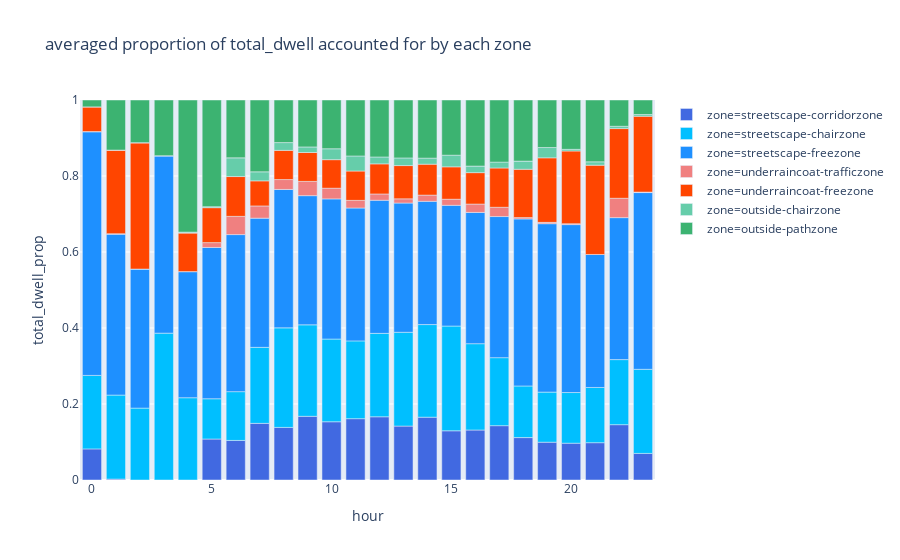

Notebook code for this chart:
### Code cell
_ = interact(plot_prop, 
             groupby=widgets.RadioButtons(options=['device', 'zone'], value='zone'),
             metric=widgets.RadioButtons(options=['count', 'total_dwell'], value='total_dwell'),
             timegroup=widgets.Dropdown(options=['hour', 'date', 'dayofweek', 'month'], value='hour'),
             lower_bound=widgets.IntSlider(value=50, min=0, max=2000, step=50, continuous_update=False))

### Figure 1 — Plotly figure (JSON) as saved in the notebook; plotly's stock layout.template omitted (floating-point values rounded to 4 significant figures)
{"data": [{"alignmentgroup": "True", "hoverlabel": {"namelength": 0}, "hovertemplate": "zone=streetscape-corridorzone<br>hour=%{x}<br>total_dwell_prop=%{y}", "legendgroup": "zone=streetscape-corridorzone", "marker": {"color": "royalblue"}, "name": "zone=streetscape-corridorzone", "offsetgroup": "zone=streetscape-corridorzone", "orientation": "v", "showlegend": true, "textposition": "auto", "type": "bar", "x": [0, 1, 2, 3, 4, 5, 6, 7, 8, 9, 10, 11, 12, 13, 14, 15, 16, 17, 18, 19, 20, 21, 22, 23], "xaxis": "x", "y": [0.08188, 0.002418, 0, 0, 0, 0.1078, 0.1041, 0.1491, 0.1384, 0.1676, 0.1533, 0.1614, 0.1664, 0.1419, 0.1653, 0.1295, 0.1316, 0.143, 0.1116, 0.09947, 0.09687, 0.09822, 0.1456, 0.06997], "yaxis": "y"}, {"alignmentgroup": "True", "hoverlabel": {"namelength": 0}, "hovertemplate": "zone=streetscape-chairzone<br>hour=%{x}<br>total_dwell_prop=%{y}", "legendgroup": "zone=streetscape-chairzone", "marker": {"color": "deepskyblue"}, "name": "zone=streetscape-chairzone", "offsetgroup": "zone=streetscape-chairzone", "orientation": "v", "showlegend": true, "textposition": "auto", "type": "bar", "x": [0, 1, 2, 3, 4, 5, 6, 7, 8, 9, 10, 11, 12, 13, 14, 15, 16, 17, 18, 19, 20, 21, 22, 23], "xaxis": "x", "y": [0.1933, 0.2211, 0.1892, 0.3864, 0.2165, 0.106, 0.1284, 0.2, 0.2619, 0.2407, 0.2176, 0.2047, 0.2195, 0.2469, 0.2437, 0.2756, 0.2271, 0.1789, 0.1358, 0.1319, 0.1333, 0.1453, 0.1712, 0.2213], "yaxis": "y"}, {"alignmentgroup": "True", "hoverlabel": {"namelength": 0}, "hovertemplate": "zone=streetscape-freezone<br>hour=%{x}<br>total_dwell_prop=%{y}", "legendgroup": "zone=streetscape-freezone", "marker": {"color": "dodgerblue"}, "name": "zone=streetscape-freezone", "offsetgroup": "zone=streetscape-freezone", "orientation": "v", "showlegend": true, "textposition": "auto", "type": "bar", "x": [0, 1, 2, 3, 4, 5, 6, 7, 8, 9, 10, 11, 12, 13, 14, 15, 16, 17, 18, 19, 20, 21, 22, 23], "xaxis": "x", "y": [0.6411, 0.4235, 0.366, 0.4669, 0.3318, 0.3981, 0.4133, 0.3399, 0.3642, 0.3399, 0.3688, 0.3497, 0.3502, 0.34, 0.3243, 0.3177, 0.3454, 0.3714, 0.4396, 0.4432, 0.4419, 0.35, 0.3736, 0.4651], "yaxis": "y"}, {"alignmentgroup": "True", "hoverlabel": {"namelength": 0}, "hovertemplate": "zone=underraincoat-trafficzone<br>hour=%{x}<br>total_dwell_prop=%{y}", "legendgroup": "zone=underraincoat-trafficzone", "marker": {"color": "lightcoral"}, "name": "zone=underraincoat-trafficzone", "offsetgroup": "zone=underraincoat-trafficzone", "orientation": "v", "showlegend": true, "textposition": "auto", "type": "bar", "x": [0, 1, 2, 3, 4, 5, 6, 7, 8, 9, 10, 11, 12, 13, 14, 15, 16, 17, 18, 19, 20, 21, 22, 23], "xaxis": "x", "y": [0.0007205, 0.001258, 0, 0, 0.000166, 0.01273, 0.04799, 0.03218, 0.02606, 0.03747, 0.02818, 0.02009, 0.0166, 0.01121, 0.01637, 0.01608, 0.02201, 0.02444, 0.003534, 0.003505, 0.002381, 4.306e-05, 0.05097, 0.001315], "yaxis": "y"}, {"alignmentgroup": "True", "hoverlabel": {"namelength": 0}, "hovertemplate": "zone=underraincoat-freezone<br>hour=%{x}<br>total_dwell_prop=%{y}", "legendgroup": "zone=underraincoat-freezone", "marker": {"color": "orangered"}, "name": "zone=underraincoat-freezone", "offsetgroup": "zone=underraincoat-freezone", "orientation": "v", "showlegend": true, "textposition": "auto", "type": "bar", "x": [0, 1, 2, 3, 4, 5, 6, 7, 8, 9, 10, 11, 12, 13, 14, 15, 16, 17, 18, 19, 20, 21, 22, 23], "xaxis": "x", "y": [0.06479, 0.2198, 0.3319, 0, 0.1013, 0.09202, 0.1047, 0.06604, 0.07685, 0.07611, 0.07507, 0.07724, 0.07926, 0.08744, 0.08138, 0.08525, 0.0827, 0.1034, 0.1271, 0.1698, 0.1913, 0.2349, 0.1834, 0.1995], "yaxis": "y"}, {"alignmentgroup": "True", "hoverlabel": {"namelength": 0}, "hovertemplate": "zone=outside-chairzone<br>hour=%{x}<br>total_dwell_prop=%{y}", "legendgroup": "zone=outside-chairzone", "marker": {"color": "mediumaquamarine"}, "name": "zone=outside-chairzone", "offsetgroup": "zone=outside-chairzone", "orientation": "v", "showlegend": true, "textposition": "auto", "type": "bar", "x": [0, 1, 2, 3, 4, 5, 6, 7, 8, 9, 10, 11, 12, 13, 14, 15, 16, 17, 18, 19, 20, 21, 22, 23], "xaxis": "x", "y": [7.916e-05, 0.0002259, 0.0006373, 9.59e-05, 0.002539, 0.002627, 0.04921, 0.02371, 0.02047, 0.01458, 0.02875, 0.03957, 0.0181, 0.02011, 0.01588, 0.03062, 0.01724, 0.0154, 0.02145, 0.02711, 0.00436, 0.008888, 0.005986, 0.004567], "yaxis": "y"}, {"alignmentgroup": "True", "hoverlabel": {"namelength": 0}, "hovertemplate": "zone=outside-pathzone<br>hour=%{x}<br>total_dwell_prop=%{y}", "legendgroup": "zone=outside-pathzone", "marker": {"color": "mediumseagreen"}, "name": "zone=outside-pathzone", "offsetgroup": "zone=outside-pathzone", "orientation": "v", "showlegend": true, "textposition": "auto", "type": "bar", "x": [0, 1, 2, 3, 4, 5, 6, 7, 8, 9, 10, 11, 12, 13, 14, 15, 16, 17, 18, 19, 20, 21, 22, 23], "xaxis": "x", "y": [0.01812, 0.1318, 0.1123, 0.1465, 0.3477, 0.2807, 0.1523, 0.1891, 0.112, 0.1236, 0.1283, 0.1473, 0.1499, 0.1524, 0.153, 0.1452, 0.1739, 0.1635, 0.1609, 0.125, 0.1298, 0.1627, 0.0692, 0.03817], "yaxis": "y"}], "layout": {"barmode": "relative", "legend": {"tracegroupgap": 0}, "title": {"text": "averaged proportion of total_dwell accounted for by each zone"}, "xaxis": {"anchor": "y", "domain": [0, 1], "title": {"text": "hour"}}, "yaxis": {"anchor": "x", "domain": [0, 1], "range": [0, 1], "title": {"text": "total_dwell_prop"}}}}
